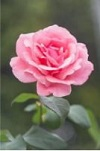
#> input picture flower1.JPG, 100 x 151 px, found by its file name
$ jupyter execute --allow-errors Week1-Pemvis.ipynb
#> lines starting #> are read from the running program, lines starting #| are printed output that depends on the picture
[cell 1]
print ("hello")

[cell 2]
65*65

[cell 3]
x=8
y=78
z= x + y

[cell 4]
print (z)

[cell 5]
from PIL import Image
from skimage.io import imread, imsave, imshow, show
import matplotlib.pylab as plt

#> (a cell that did not finish here is left out)

#> (a cell that did not finish here is left out)

[cell 8]
import imageio
#> (the rest of this cell did not finish here and is left out)

#> (a cell that did not finish here is left out)

#> (a cell that did not finish here is left out)

#> (a cell that did not finish here is left out)

[cell 12]
fig, ax = plt.subplots(1,2)
#> (the rest of this cell did not finish here and is left out)

[cell 13]
import numpy as np
import cv2

[cell 14]
im4 = cv2.imread("./iRzr7lw.jpg")
cv2.imshow("image",im4)
cv2.waitKey(0)
cv2.destroyAllWindows()

[cell 15]
im4 = cv2.imread("./iRzr7lw.jpg",0)
cv2.imshow("image",im4)
cv2.waitKey(0)
cv2.destroyAllWindows()

[cell 16]
plt.figure(figsize=(10,10))
#plt.axis('off')
#> (the rest of this cell did not finish here and is left out)

[cell 17]
from PIL import Image, ImageFont, ImageDraw
from PIL.ImageChops import add, subtract
from skimage.io import imread, imshow, show
from skimage.transform import SimilarityTransform, warp, swirl
from scipy.ndimage import affine_transform
import matplotlib.image as mpimg
import matplotlib.pylab as plt

[cell 18]
im1 = mpimg.imread("flower1.jpg") / 255
im2 = mpimg.imread("flower2.jpg") / 255
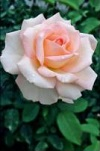
#> input picture flower2.JPG, 100 x 151 px, found by its file name
i = 1
plt.figure(figsize=(18,15))
for alpha in np.linspace(0,1,20):
    plt.subplot(4,5,i)
    plt.imshow((1-alpha)*im1 + alpha*im2)
    plt.axis('off')
    i += 1
#> after the loop, i = 21
plt.subplots_adjust(wspace=0.05, hspace=0.05)
plt.show()
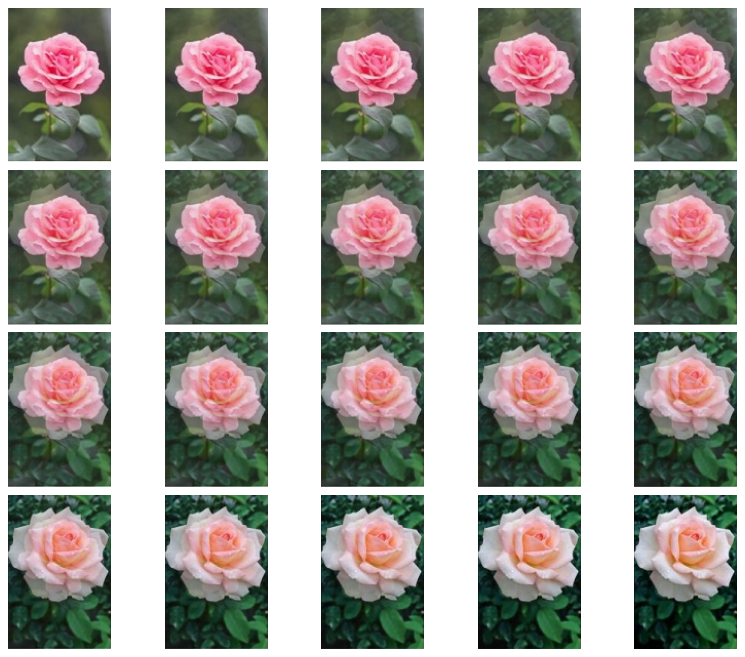
#> figure drawn by matplotlib, 20 panels
